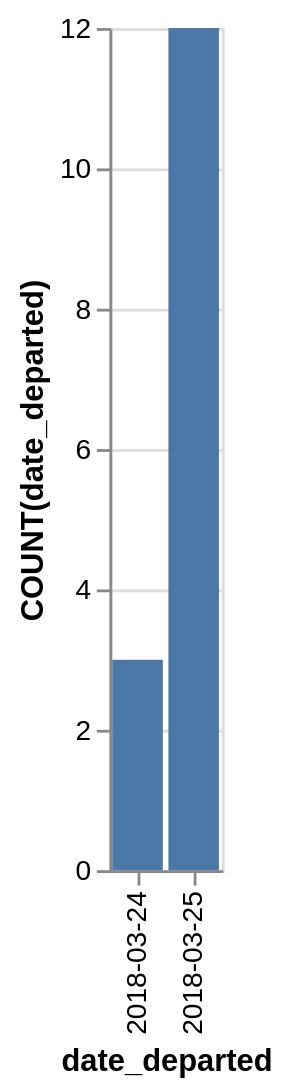

The specification (Vega-Lite) saved for this image:
### Vega-Lite specification from a JSON file in a GitHub repository (floating-point values rounded to 4 significant figures)
{"data": {"values": [{"x_data": "2018-03-24", "y_data": 3}, {"x_data": "2018-03-25", "y_data": 12}]}, "mark": "bar", "encoding": {"x": {"field": "x_data", "type": "nominal", "title": "date_departed", "sort": "ascending"}, "y": {"field": "y_data", "type": "quantitative", "title": "COUNT(date_departed)"}}}
